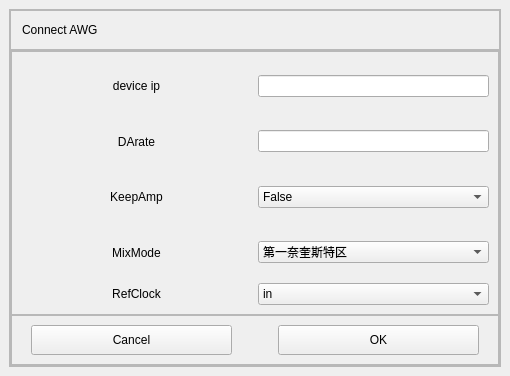
<?xml version="1.0" encoding="UTF-8"?>
<ui version="4.0">
 <class>Form</class>
 <widget class="QWidget" name="Form">
  <property name="geometry">
   <rect>
    <x>0</x>
    <y>0</y>
    <width>510</width>
    <height>376</height>
   </rect>
  </property>
  <property name="maximumSize">
   <size>
    <width>16777215</width>
    <height>16777215</height>
   </size>
  </property>
  <property name="windowTitle">
   <string>Form</string>
  </property>
  <property name="styleSheet">
   <string notr="true"/>
  </property>
  <layout class="QVBoxLayout" name="verticalLayout" stretch="0">
   <property name="leftMargin">
    <number>9</number>
   </property>
   <property name="topMargin">
    <number>9</number>
   </property>
   <property name="rightMargin">
    <number>9</number>
   </property>
   <property name="bottomMargin">
    <number>9</number>
   </property>
   <item>
    <widget class="QFrame" name="frame">
     <property name="frameShape">
      <enum>QFrame::StyledPanel</enum>
     </property>
     <property name="frameShadow">
      <enum>QFrame::Raised</enum>
     </property>
     <layout class="QVBoxLayout" name="verticalLayout_2">
      <property name="spacing">
       <number>0</number>
      </property>
      <property name="leftMargin">
       <number>0</number>
      </property>
      <property name="topMargin">
       <number>0</number>
      </property>
      <property name="rightMargin">
       <number>0</number>
      </property>
      <property name="bottomMargin">
       <number>0</number>
      </property>
      <item>
       <widget class="QFrame" name="frame_2">
        <property name="minimumSize">
         <size>
          <width>0</width>
          <height>40</height>
         </size>
        </property>
        <property name="maximumSize">
         <size>
          <width>16777215</width>
          <height>40</height>
         </size>
        </property>
        <property name="frameShape">
         <enum>QFrame::StyledPanel</enum>
        </property>
        <property name="frameShadow">
         <enum>QFrame::Raised</enum>
        </property>
        <layout class="QVBoxLayout" name="verticalLayout_3">
         <property name="leftMargin">
          <number>11</number>
         </property>
         <property name="topMargin">
          <number>3</number>
         </property>
         <property name="bottomMargin">
          <number>3</number>
         </property>
         <item alignment="Qt::AlignLeft">
          <widget class="QLabel" name="label">
           <property name="styleSheet">
            <string notr="true">font: 11pt &quot;Arial&quot;;</string>
           </property>
           <property name="text">
            <string>Connect AWG</string>
           </property>
          </widget>
         </item>
        </layout>
       </widget>
      </item>
      <item>
       <widget class="QFrame" name="frame_3">
        <property name="frameShape">
         <enum>QFrame::StyledPanel</enum>
        </property>
        <property name="frameShadow">
         <enum>QFrame::Raised</enum>
        </property>
        <layout class="QVBoxLayout" name="verticalLayout_4">
         <property name="spacing">
          <number>0</number>
         </property>
         <property name="leftMargin">
          <number>0</number>
         </property>
         <property name="topMargin">
          <number>0</number>
         </property>
         <property name="rightMargin">
          <number>0</number>
         </property>
         <property name="bottomMargin">
          <number>0</number>
         </property>
         <item>
          <widget class="QFrame" name="frame_4">
           <property name="frameShape">
            <enum>QFrame::StyledPanel</enum>
           </property>
           <property name="frameShadow">
            <enum>QFrame::Raised</enum>
           </property>
           <layout class="QGridLayout" name="gridLayout">
            <item row="3" column="1">
             <widget class="QComboBox" name="MixMode">
              <item>
               <property name="text">
                <string>第一奈奎斯特区</string>
               </property>
              </item>
              <item>
               <property name="text">
                <string>第二奈奎斯特区</string>
               </property>
              </item>
             </widget>
            </item>
            <item row="2" column="1">
             <widget class="QComboBox" name="KeepAmp">
              <item>
               <property name="text">
                <string>False</string>
               </property>
              </item>
              <item>
               <property name="text">
                <string>True</string>
               </property>
              </item>
             </widget>
            </item>
            <item row="4" column="0">
             <widget class="QLabel" name="label_6">
              <property name="styleSheet">
               <string notr="true">font: 10pt &quot;Arial&quot;;</string>
              </property>
              <property name="text">
               <string>RefClock</string>
              </property>
              <property name="alignment">
               <set>Qt::AlignCenter</set>
              </property>
             </widget>
            </item>
            <item row="3" column="0">
             <widget class="QLabel" name="label_5">
              <property name="sizePolicy">
               <sizepolicy hsizetype="Expanding" vsizetype="Expanding">
                <horstretch>0</horstretch>
                <verstretch>0</verstretch>
               </sizepolicy>
              </property>
              <property name="styleSheet">
               <string notr="true">font: 10pt &quot;Arial&quot;;</string>
              </property>
              <property name="text">
               <string>MixMode</string>
              </property>
              <property name="alignment">
               <set>Qt::AlignCenter</set>
              </property>
             </widget>
            </item>
            <item row="4" column="1">
             <widget class="QComboBox" name="RefClock">
              <item>
               <property name="text">
                <string>in</string>
               </property>
              </item>
              <item>
               <property name="text">
                <string>out</string>
               </property>
              </item>
             </widget>
            </item>
            <item row="0" column="0">
             <widget class="QLabel" name="label_2">
              <property name="sizePolicy">
               <sizepolicy hsizetype="Expanding" vsizetype="Expanding">
                <horstretch>0</horstretch>
                <verstretch>0</verstretch>
               </sizepolicy>
              </property>
              <property name="maximumSize">
               <size>
                <width>16777215</width>
                <height>16777215</height>
               </size>
              </property>
              <property name="styleSheet">
               <string notr="true">font: 10pt &quot;Arial&quot;;
</string>
              </property>
              <property name="text">
               <string>device ip</string>
              </property>
              <property name="alignment">
               <set>Qt::AlignCenter</set>
              </property>
             </widget>
            </item>
            <item row="0" column="1">
             <widget class="QLineEdit" name="IPlineEdit">
              <property name="sizePolicy">
               <sizepolicy hsizetype="Expanding" vsizetype="Fixed">
                <horstretch>0</horstretch>
                <verstretch>0</verstretch>
               </sizepolicy>
              </property>
              <property name="minimumSize">
               <size>
                <width>160</width>
                <height>0</height>
               </size>
              </property>
             </widget>
            </item>
            <item row="1" column="1">
             <widget class="QLineEdit" name="DArate">
              <property name="styleSheet">
               <string notr="true"/>
              </property>
             </widget>
            </item>
            <item row="1" column="0">
             <widget class="QLabel" name="label_3">
              <property name="sizePolicy">
               <sizepolicy hsizetype="Expanding" vsizetype="Expanding">
                <horstretch>0</horstretch>
                <verstretch>0</verstretch>
               </sizepolicy>
              </property>
              <property name="styleSheet">
               <string notr="true">font: 10pt &quot;Arial&quot;;</string>
              </property>
              <property name="text">
               <string>DArate</string>
              </property>
              <property name="alignment">
               <set>Qt::AlignCenter</set>
              </property>
             </widget>
            </item>
            <item row="2" column="0">
             <widget class="QLabel" name="label_4">
              <property name="sizePolicy">
               <sizepolicy hsizetype="Expanding" vsizetype="Expanding">
                <horstretch>0</horstretch>
                <verstretch>0</verstretch>
               </sizepolicy>
              </property>
              <property name="styleSheet">
               <string notr="true">font: 10pt &quot;Arial&quot;;</string>
              </property>
              <property name="text">
               <string>KeepAmp</string>
              </property>
              <property name="alignment">
               <set>Qt::AlignCenter</set>
              </property>
             </widget>
            </item>
           </layout>
          </widget>
         </item>
         <item>
          <widget class="QFrame" name="frame_5">
           <property name="maximumSize">
            <size>
             <width>16777215</width>
             <height>54</height>
            </size>
           </property>
           <property name="frameShape">
            <enum>QFrame::StyledPanel</enum>
           </property>
           <property name="frameShadow">
            <enum>QFrame::Raised</enum>
           </property>
           <layout class="QHBoxLayout" name="horizontalLayout">
            <item>
             <widget class="QPushButton" name="Cancel">
              <property name="minimumSize">
               <size>
                <width>0</width>
                <height>30</height>
               </size>
              </property>
              <property name="styleSheet">
               <string notr="true">margin-right:20px;
margin-left:10px;</string>
              </property>
              <property name="text">
               <string>Cancel</string>
              </property>
             </widget>
            </item>
            <item>
             <widget class="QPushButton" name="OK">
              <property name="minimumSize">
               <size>
                <width>0</width>
                <height>30</height>
               </size>
              </property>
              <property name="styleSheet">
               <string notr="true">margin-left:20px;
margin-right:10px;</string>
              </property>
              <property name="text">
               <string>OK</string>
              </property>
             </widget>
            </item>
           </layout>
          </widget>
         </item>
        </layout>
       </widget>
      </item>
     </layout>
    </widget>
   </item>
  </layout>
 </widget>
 <tabstops>
  <tabstop>IPlineEdit</tabstop>
  <tabstop>DArate</tabstop>
  <tabstop>KeepAmp</tabstop>
  <tabstop>MixMode</tabstop>
  <tabstop>RefClock</tabstop>
  <tabstop>Cancel</tabstop>
  <tabstop>OK</tabstop>
 </tabstops>
 <resources/>
 <connections/>
</ui>
